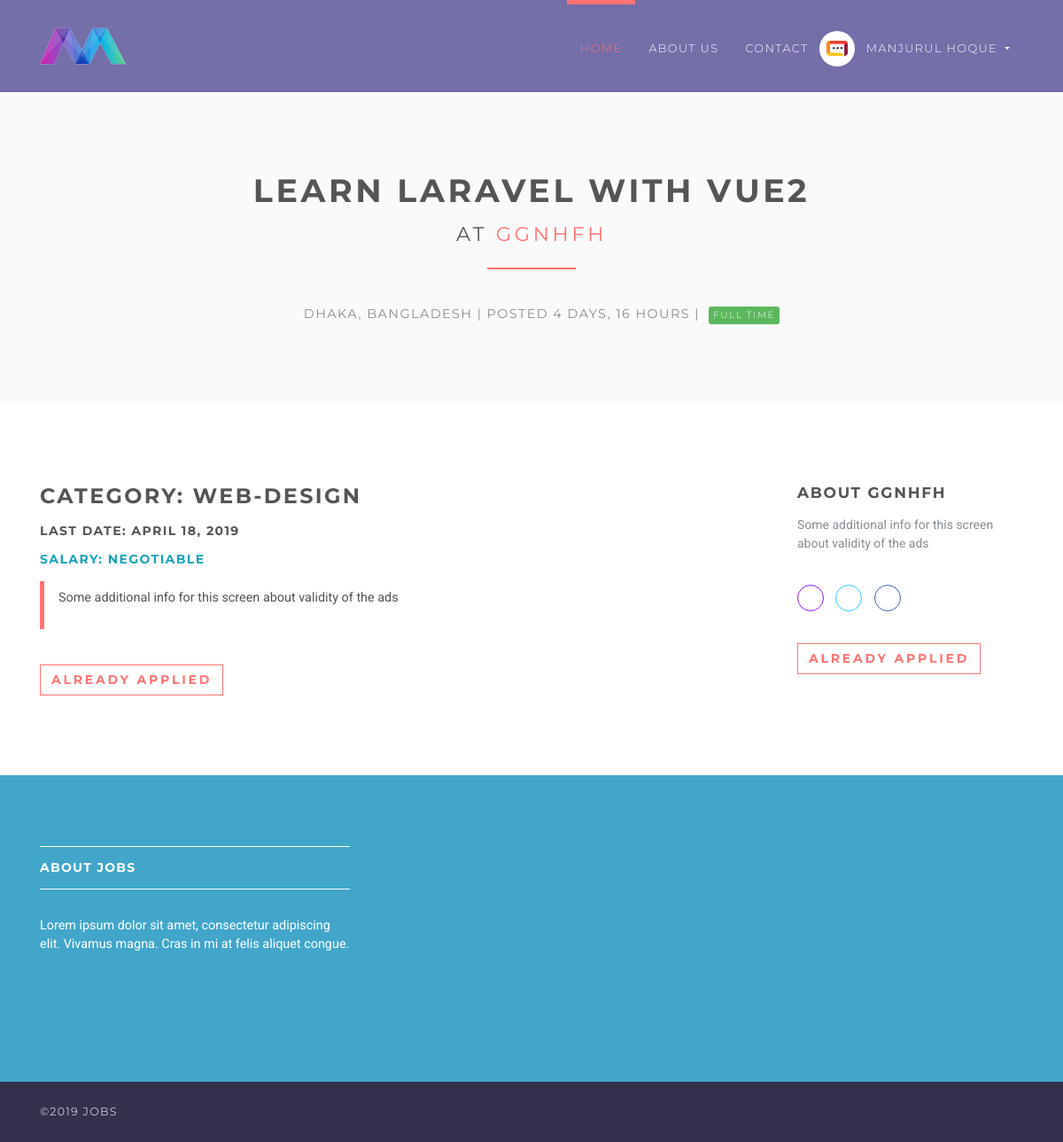
The page /jobs/1 (signed in) on the database its author committed.
### accounts/models.py (models this page shows, shortened)
class User(AbstractUser):
    username = None
    role = models.CharField(max_length=12, error_messages={
        'required': "Role must be provided"
    })
    gender = models.CharField(max_length=10, blank=True, null=True, default="")
    email = models.EmailField(unique=True, blank=False,
                              error_messages={
                                  'unique': "A user with that email already exists.",
                              })
    USERNAME_FIELD = "email"
    REQUIRED_FIELDS = []
    objects = UserManager()

### jobsapp/models.py (models this page shows, shortened)
class Job(models.Model):
    user = models.ForeignKey(User, on_delete=models.CASCADE)
    title = models.CharField(max_length=300)
    description = models.TextField()
    location = models.CharField(max_length=150)
    type = models.CharField(choices=JOB_TYPE, max_length=10)
    category = models.CharField(max_length=100)
    last_date = models.DateTimeField()
    company_name = models.CharField(max_length=100)
    company_description = models.CharField(max_length=300)
    website = models.CharField(max_length=100, default="")
    created_at = models.DateTimeField(default=timezone.now)
    filled = models.BooleanField(default=False)

### jobsapp/views/home.py (the view)
# urls.py: path('jobs/<int:id>', JobDetailsView.as_view(), name='jobs-detail'),
class JobDetailsView(DetailView):
    model = Job
    template_name = 'jobs/details.html'
    context_object_name = 'job'
    pk_url_kwarg = 'id'
    def get_object(self, queryset=None):
        obj = super(JobDetailsView, self).get_object(queryset=queryset)
        if obj is None:
            raise Http404("Job doesn't exists")
        return obj
    def get(self, request, *args, **kwargs):
        try:
            self.object = self.get_object()
        except Http404:
            raise Http404("Job doesn't exists")
        context = self.get_context_data(object=self.object)
        return self.render_to_response(context)

### jobsapp/templatetags/is_already_applied.py (called while the page is built)
@register.simple_tag(name='is_already_applied')
def is_already_applied(job, user):
    applied = Applicant.objects.filter(job=job, user=user)
    if applied:
        return True
    else:
        return False

### templates/jobs/details.html (shortened to what this page needs)
{% extends 'base.html' %}
{% load static %}
{% load is_already_applied %}
{% block content %}
    <section class="bg-light-gray">
        <div class="container">
            <h1 class="heading">{{ job.title }}<br>
                <small>at <a href="#"> {{ job.company_name }}</a></small>
            </h1>
            <div class="job-detail-description"><i class="fa fa-map-marker job__location"> </i>
                {{ job.location }} | Posted {{ job.created_at|timesince }} |
                {% if job.type == '1' %}
                    <span class="badge featured-badge badge-success">Full time</span>
                {% elif job.type == '2' %}
                    <span class="badge featured-badge badge-primary">Part time</span>
                {% else %}
                    <span style="color: #ffffff;" class="badge featured-badge badge-warning">Internship</span>
                {% endif %}
            </div>
        </div>
    </section>
    <section>
        <div class="container">
            <div class="row">
                <div class="col-lg-8">
                    <h3>Category: {{ job.category }}</h3>
                    <h5>Last date: {{ job.last_date|date }}</h5>
                    <h5 class="text-info">Salary: Negotiable</h5>
                    <blockquote class="blockquote">
                        <p>{{ job.description }}</p>
                    </blockquote>
                    <div class="job-detail__apply-bottom">
                        {% is_already_applied job request.user as is_applied %}
                        {% if is_applied %}
                            <input type="button" class="btn btn-outline-white-primary" value="Already applied"/>
                        {% else %}
                            <form action="{% url 'jobs:apply-job' job.id %}" method="post">
                                {% csrf_token %}
                                <input type="hidden" name="job" value="{{ job.id }}">
                                <input type="submit" class="btn btn-outline-white-primary" value="Apply for this job"/>
                            </form>
                        {% endif %}
                    </div>
                </div>
                <div class="col-lg-1"></div>
                <div class="col-lg-3">
                    <h4>About {{ job.company_name }}</h4>
                    <p class="job-detail__company-description">{{ job.company_description }}</p>
                    <p class="job-detail__social social social--outline">
                        <a href="{{ job.website }}" data-toggle="tooltip" data-placement="top" title="Website"
                           class="link">
                            <i class="fa fa-link"></i>
                        </a>
                        <a href="#" data-toggle="tooltip" data-placement="top" title="Twitter" class="twitter">
                            <i class="fa fa-twitter"></i>
                        </a>
                        <a href="#" data-toggle="tooltip" data-placement="top" title="Facebook" class="facebook">
                            <i class="fa fa-facebook"></i>
                        </a>
                    </p>
                    <div class="job-detail__apply-top">
                        {% if is_applied %}
                            <input type="button" class="btn btn-outline-white-primary" value="Already applied"/>
                        {% else %}
                            <form action="{% url 'jobs:apply-job' job.id %}" method="post">
                                {% csrf_token %}
                                <input type="hidden" name="job" value="{{ job.id }}">
                                <input type="submit" class="btn btn-outline-white-primary" value="Apply for this job"/>
                            </form>
                        {% endif %}
                    </div>
                </div>
            </div>
        </div>
    </section>
{% endblock %}

### templates/base.html (shortened to what this page needs)
{% load static %}
<!DOCTYPE html>
<html>
<head>
    <link rel="stylesheet"
          href="{% static 'vendor/bootstrap/css/bootstrap.min.css' %}">
    <link rel="stylesheet"
          href="{% static 'vendor/font-awesome/css/font-awesome.min.css' %}">
    <link rel="stylesheet"
          href="{% static 'vendor/owl.carousel/assets/owl.carousel.css' %}">
    <link rel="stylesheet"
          href="{% static 'vendor/owl.carousel/assets/owl.theme.default.css' %}">
    <link rel="stylesheet" href="{% static 'css/style.default.css' %}"
          id="theme-stylesheet">
    <link rel="stylesheet" href="{% static 'css/custom.css' %}">
</head>
<body>
<header class="header">
    <nav class="navbar navbar-expand-lg">
        <div class="container">
            <a href="/" class="navbar-brand">
                <img src="{% static 'img/logo-small.png' %}" alt="logo" class="d-none d-lg-block">
            </a>
            <div id="navbarSupportedContent" class="collapse navbar-collapse">
                <ul class="navbar-nav ml-auto">
                    <li class="nav-item active">
                        <a href="/" class="nav-link">Home <span class="sr-only">(current)</span></a>
                    </li>
                    <li class="nav-item">
                        <a href="#" class="nav-link">About Us</a>
                    </li>
                    <li class="nav-item">
                        <a href="#" class="nav-link">Contact</a>
                    </li>
                    {% if request.user.is_authenticated and request.user.role == 'employer' %}
                        <li class="nav-item dropdown">
                            <a id="clientZone" href="#" data-toggle="dropdown"
                               aria-haspopup="true" aria-expanded="false"
                               class="nav-link dropdown-toggle has-img mb-3 mb-lg-0 mt-3 mt-lg-0">
                                <div class="client-menu-image">
                                    <div class="inner">
                                        <img src="{% static 'img/company-1.png' %}"
                                             alt="company image"
                                             class="img-fluid">
                                    </div>
                                </div>
                                {% if request.user.role == 'employee' %}
                                    {{ request.user.first_name }} {{ request.user.last_name }}
                                {% else %}
                                    {{ request.user.first_name }}
                                {% endif %}
                            </a>
                            <div aria-labelledby="clientZone" class="dropdown-menu">
                                <a href="{% url 'jobs:employer-dashboard' %}" class="dropdown-item">Dashboard</a>
                                <a href="{% url 'jobs:employer-all-applicants' %}" class="dropdown-item">Applicants </a>
                                <a href="{% url 'jobs:employer-jobs-create' %}" class="dropdown-item">Post a new
                                    job </a>
                                <a href="{% url 'accounts:logout' %}" class="dropdown-item">Logout</a>
                            </div>
                        </li>
                    {% elif request.user.is_authenticated and request.user.role == 'employee' %}
                        <li class="nav-item dropdown">
                            <a id="clientZone" href="#" data-toggle="dropdown"
                               aria-haspopup="true" aria-expanded="false"
                               class="nav-link dropdown-toggle has-img mb-3 mb-lg-0 mt-3 mt-lg-0">
                                <div class="client-menu-image">
                                    <div class="inner">
                                        <img src="{% static 'img/company-1.png' %}"
                                             alt="company image"
                                             class="img-fluid">
                                    </div>
                                </div>
                                {% if request.user.role == 'employee' %}
                                    {{ request.user.first_name }} {{ request.user.last_name }}
                                {% else %}
                                    {{ request.user.first_name }}
                                {% endif %}
                            </a>
                        </li>
                    {% endif %}
                </ul>
            </div>
        </div>
    </nav>
</header>
<div>
    {% block content %} {% endblock %}
</div>
<footer class="footer">
    <div class="footer__block">
        <div class="container">
            <div class="row">
                <div class="col-lg-4 col-md-12 mb-5">
                    <h4 class="h5">About Jobs</h4>
                    <p> Lorem ipsum dolor sit amet, consectetur adipiscing elit. Vivamus magna. Cras in mi at felis
                        aliquet congue. </p>
                </div>
            </div>
        </div>
    </div>
    <div class="footer__copyright">
        <div class="container">
            <div class="row">
                <div class="col-md-6 text-md-left text-center">
                    <p>&copy;2019 Jobs</p>
                </div>
            </div>
        </div>
    </div>
</footer>
</body>
</html>

### rows shown on the page
User: user.first_name "MANJURUL", user.last_name "HOQUE"
Job: title "LEARN LARAVEL WITH VUE2", company_name "GGNHFH", location "DHAKA, BANGLADESH", created_at "4 DAYS, 16 HOURS", category "WEB-DESIGN", last_date "APRIL 18, 2019", description "Some additional info for this screen about validity of the ads", company_description "Some additional info for this screen about validity of the ads"
